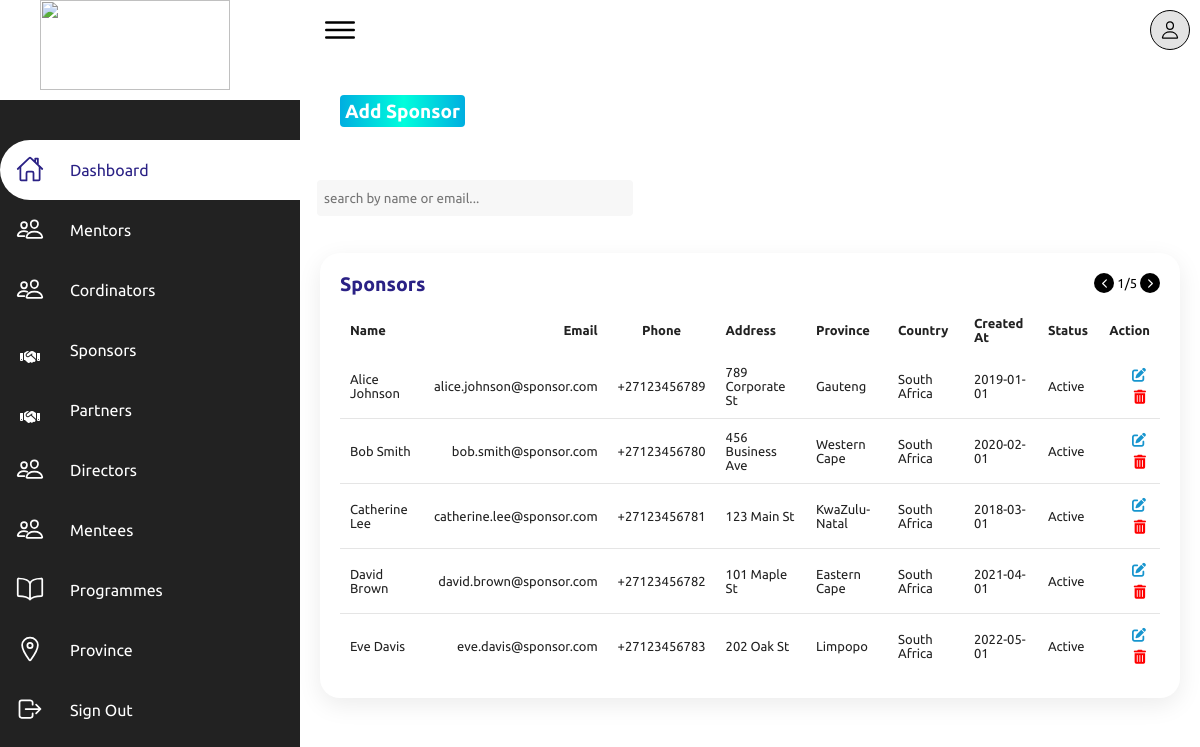
The page /sponsor.php (signed in) on the database its author committed.
### tables this page shows
CREATE TABLE `sponsors` (
  `id` int(11) NOT NULL,
  `id_number` decimal(13,0) NOT NULL,
  `first_name` varchar(255) NOT NULL,
  `last_name` varchar(255) NOT NULL,
  `gender` varchar(100) NOT NULL,
  `phone` varchar(12) NOT NULL,
  `email` varchar(100) NOT NULL,
  `address` varchar(100) NOT NULL,
  `country` varchar(100) NOT NULL,
  `province` varchar(100) NOT NULL,
  `area` varchar(100) NOT NULL,
  `active_since` varchar(100) NOT NULL,
  `Facebook` varchar(100) NOT NULL,
  `Twitter` varchar(100) NOT NULL,
  `LinkedIn` varchar(100) NOT NULL,
  `Whatsapp` varchar(100) NOT NULL,
  `website` varchar(100) NOT NULL,
  `date_reg` varchar(100) NOT NULL,
  `logo_pic` text NOT NULL,
  `active` tinyint(4) NOT NULL,
  `updated` tinyint(4) NOT NULL,
  `deleted` tinyint(4) NOT NULL,
  `suspended` tinyint(4) NOT NULL
);

### sponsor.php (the view, shortened to what this page needs)
<?php
include("./php/connection.php");
$sql = "SELECT * FROM sponsors";
$result = $conn->query($sql);
?>
<!DOCTYPE html>
<html lang="en">
<head>
    <link rel="stylesheet" href="https://cdnjs.cloudflare.com/ajax/libs/font-awesome/6.5.2/css/all.min.css"
 />
    <link rel="stylesheet" href="assets/css/style.css" />
</head>
<body>
    <div class="container">
        <?php include("./components/LeftNavBar.php"); ?>
        <div class="main">
            <?php include("./components/TopBar.php"); ?>
            <div class="btn-form-wrapper">
                <a href="#" class="btn-form">Add Sponsor</a>
            </div>
            <div class="search-wrapper">
                <input type="text" placeholder="search by name or email...">
            </div>
            <div class="details">
                <div class="recentOrders">
                    <div class="cardHeader">
                        <h2>Sponsors</h2>
                        <div class="pagination">
                            <a href="#" class="pagination-btns">
                                <ion-icon name="chevron-back-outline"></ion-icon>
                            </a>
                            <span>1/5</span>
                            <a href="#" class="pagination-btns">
                                <ion-icon name="chevron-forward-outline"></ion-icon>
                            </a>
                        </div>
                    </div>
                    <table>
                        <thead>
                            <tr>
                                <td>Name</td>
                                <td>Email</td>
                                <td>Phone</td>
                                <td>Address</td>
                                <td>Province</td>
                                <td>Country</td>
                                <td>Created At</td>
                                <td>Status</td>
                                <td>Action</td>
                            </tr>
                        </thead>
                        <tbody>
                            <?php
                            if ($result->num_rows > 0) {
                                while ($row = $result->fetch_assoc()) {
                                    echo "<tr>";
                                    echo "<td>" . $row["first_name"] . " " . $row["last_name"] . "</td>";
                                    echo "<td>" . $row["email"] . "</td>";
                                    echo "<td>" . $row["phone"] . "</td>";
                                    echo "<td>" . $row["address"] . "</td>";
                                    echo "<td>" . $row["province"] . "</td>";
                                    echo "<td>" . $row["country"] . "</td>";
                                    echo "<td>" . $row["date_reg"] . "</td>";
                                    echo "<td>" . ($row["active"] ? "Active" : "Inactive") . "</td>";
                                    echo "<td><button class='btn-edit'><i class='fa-solid fa-pen-to-square'></i></button> <button class='btn-remove'><i class='fa-solid fa-trash-can'></i></button></td>";
                                    echo "</tr>";
                                }
                            } else {
                                echo "<tr><td colspan='10'>No records found</td></tr>";
                            }
                            ?>
                        </tbody>
                    </table>
                </div>
            </div>
        </div>
    </div>
</body>
</html>

### components/LeftNavBar.php
<div class="navigation">
    <ul>
        <li style="background: white; width: 100%;
    height: fit-content;
    border: 0;
    height: 100px;
    border-radius: 0;
    display: flex;
    padding: 0 30px;">
            <a href="#">
                <span class="title">
                    <img src="./assets/imgs/imentoru-logo.png" style="height: 90px; width: 190px" alt="" />
                </span>
            </a>
        </li>
        <li class="hovered">
            <a href="index.php">
                <span class="icon">
                    <ion-icon name="home-outline"></ion-icon>
                </span>
                <span class="title">Dashboard</span>
            </a>
        </li>
        <li>
            <a href="mentor.php">
                <span class="icon">
                    <ion-icon name="people-outline"></ion-icon>
                </span>
                <span class="title">Mentors</span>
            </a>
        </li>
        <li>
            <a href="coordinator.php">
                <span class="icon">
                    <ion-icon name="people-outline"></ion-icon>
                </span>
                <span class="title">Cordinators</span>
            </a>
        </li>
        <li>
            <a href="sponsor.php">
                <span class="icon">
                    <i class="fa-solid fa-handshake"></i>
                </span>
                <span class="title">Sponsors</span>
            </a>
        </li>
        <li>
            <a href="partner.php">
                <span class="icon">
                    <i class="fa-solid fa-handshake"></i>
                </span>
                <span class="title">Partners</span>
            </a>
        </li>
        <li>
            <a href="directors.php">
                <span class="icon">
                    <ion-icon name="people-outline"></ion-icon>
                </span>
                <span class="title">Directors</span>
            </a>
        </li>
        <li>
            <a href="mentee.php">
                <span class="icon">
                    <ion-icon name="people-outline"></ion-icon>
                </span>
                <span class="title">Mentees</span>
            </a>
        </li>
        <li>
            <a href="program.php">
                <span class="icon">
                    <ion-icon name="book-outline"></ion-icon>
                </span>
                <span class="title">Programmes</span>
            </a>
        </li>
        <li>
            <a href="Province.php">
                <span class="icon">
                    <ion-icon name="location-outline"></ion-icon>
                </span>
                <span class="title">Province</span>
            </a>
        </li>
        <li>
            <a href="./php/logout.php">
                <span class="icon">
                    <ion-icon name="log-out-outline"></ion-icon>
                </span>
                <span class="title">Sign Out</span>
            </a>
        </li>
    </ul>
</div>

### components/TopBar.php (shortened to what this page needs)
<div class="topbar">
    <div class="toggle">
        <ion-icon name="menu-outline"></ion-icon>
    </div>
    <div class="user-wrapper">
        <div class="user" id="user_menu_topbar" style="
              border: 1px solid;
              display: flex;
              justify-content: center;
              align-items: center;
              background-color: rgb(227, 227, 227);
            ">
            <ion-icon name="person-outline" style="font-size: 20px"></ion-icon>
        </div>
    </div>
</div>

### assets/css/style.css (style rules this page uses)
* { font-family: "Ubuntu", sans-serif; margin: 0; padding: 0; box-sizing: border-box; text-decoration: none; }
:root { --blue: #2a2185; --white: #fff; --gray: #f5f5f5; --black1: #222; --black2: #999; }
body { min-height: 100vh; overflow-x: hidden; }
.container { position: relative; width: 100%; }
.navigation { position: fixed; width: 300px; height: 100%; background: var(--black1); transition: 0.5s; overflow: hidden; }
.navigation ul { position: absolute; top: 0; left: 0; width: 100%; }
.navigation ul li { position: relative; width: 100%; list-style: none; border-top-left-radius: 30px; border-bottom-left-radius: 30px; }
.navigation ul li:hover, .navigation ul li.hovered { background-color: var(--white); }
.navigation ul li:nth-child(1) { margin-bottom: 40px; pointer-events: none; }
.navigation ul li a { position: relative; display: block; width: 100%; display: flex; text-decoration: none; color: var(--white); }
.navigation ul li:hover a, .navigation ul li.hovered a { color: var(--blue); }
.navigation ul li a .icon { position: relative; display: block; min-width: 60px; height: 60px; line-height: 75px; text-align: center; }
.navigation ul li a .icon ion-icon { font-size: 1.75rem; }
.navigation ul li a .title { position: relative; display: block; padding: 0 10px; height: 60px; line-height: 60px; text-align: start; white-space: nowrap; }
.navigation ul li:hover a::before, .navigation ul li.hovered a::before { content: ""; position: absolute; right: 0; top: -50px; width: 50px; height: 50px; background-color: transparent; border-radius: 50%; box-shadow: 35px 35px 0 10px linear-gradient(to right, #00aee0 0%, #00fedc 51%, #00aee0 100%); pointer-events: none; }
.navigation ul li:hover a::after, .navigation ul li.hovered a::after { content: ""; position: absolute; right: 0; bottom: -50px; width: 50px; height: 50px; background-color: transparent; border-radius: 50%; box-shadow: 35px -35px 0 10px linear-gradient(to right, #00aee0 0%, #00fedc 51%, #00aee0 100%); pointer-events: none; }
.main { position: absolute; width: calc(100% - 300px); left: 300px; min-height: 100vh; background: var(--white); transition: 0.5s; }
.topbar { width: 100%; height: 60px; display: flex; justify-content: space-between; align-items: center; padding: 0 10px; }
.toggle { position: relative; width: 60px; height: 60px; display: flex; justify-content: center; align-items: center; font-size: 2.5rem; cursor: pointer; }
.user { position: relative; width: 40px; height: 40px; border-radius: 50%; overflow: hidden; cursor: pointer; }
.details { position: relative; width: 100%; padding: 20px; display: grid; font-size: 13px; grid-gap: 30px; }
.details .pagination { display: flex; align-items: center; gap: 3px; }
.details .pagination-btns { background: black; width: 20px; height: 20px; color: #fff; border-radius: 10px; display: flex; align-items: center; justify-content: center; }
.details .recentOrders { position: relative; display: grid; background: var(--white); padding: 20px; box-shadow: 0 7px 25px rgba(0, 0, 0, 0.08); border-radius: 20px; }
.details .cardHeader { display: flex; justify-content: space-between; align-items: flex-start; }
.cardHeader h2 { font-weight: 600; color: var(--blue); }
.details table { width: 100%; border-collapse: collapse; margin-top: 10px; }
.details table thead td { font-weight: 600; }
.details .recentOrders table tr { color: var(--black1); border-bottom: 1px solid rgba(0, 0, 0, 0.1); }
.details .recentOrders table tr:last-child { border-bottom: none; }
.details .recentOrders table tr td { padding: 10px; }
.details .recentOrders table tr td:last-child { text-align: end; }
.details .recentOrders table tr td:nth-child(2) { text-align: end; }
.details .recentOrders table tr td:nth-child(3) { text-align: center; }
.btn-form-wrapper { margin: 40px; }
.btn-form { background: linear-gradient(to right, #00aee0 0%, #00fedc 51%, #00aee0 100%); font-weight: bold; font-size: 19px; padding: 5px; border-radius: 4px; color: white; }
.search-wrapper { max-width: 350px; width: 100%; padding: 17px; }
.search-wrapper input { outline: none; border: none; background-color: #f7f7f7; width: 100%; padding: 2px 7px; border-radius: 4px; height: 36px; }
.btn-edit { border: 0; background-color: transparent; outline: none; color: #1795ce; font-size: 14px; margin: 3px 4px; cursor: pointer; }
.btn-remove { border: 0; background-color: transparent; outline: none; color: red; cursor: pointer; margin: 3px 4px; font-size: 14px; }

### rows shown on the page
sponsors: first_name "Alice", last_name "Johnson", email "alice.johnson@sponsor.com", phone "+27123456789", address "789 Corporate St", province "Gauteng", country "South Africa", date_reg "2019-01-01", active "Active"
sponsors: first_name "Bob", last_name "Smith", email "bob.smith@sponsor.com", phone "+27123456780", address "456 Business Ave", province "Western Cape", country "South Africa", date_reg "2020-02-01", active "Active"
sponsors: first_name "Catherine", last_name "Lee", email "catherine.lee@sponsor.com", phone "+27123456781", address "123 Main St", province "KwaZulu-Natal", country "South Africa", date_reg "2018-03-01", active "Active"
sponsors: first_name "David", last_name "Brown", email "david.brown@sponsor.com", phone "+27123456782", address "101 Maple St", province "Eastern Cape", country "South Africa", date_reg "2021-04-01", active "Active"
sponsors: first_name "Eve", last_name "Davis", email "eve.davis@sponsor.com", phone "+27123456783", address "202 Oak St", province "Limpopo", country "South Africa", date_reg "2022-05-01", active "Active"
